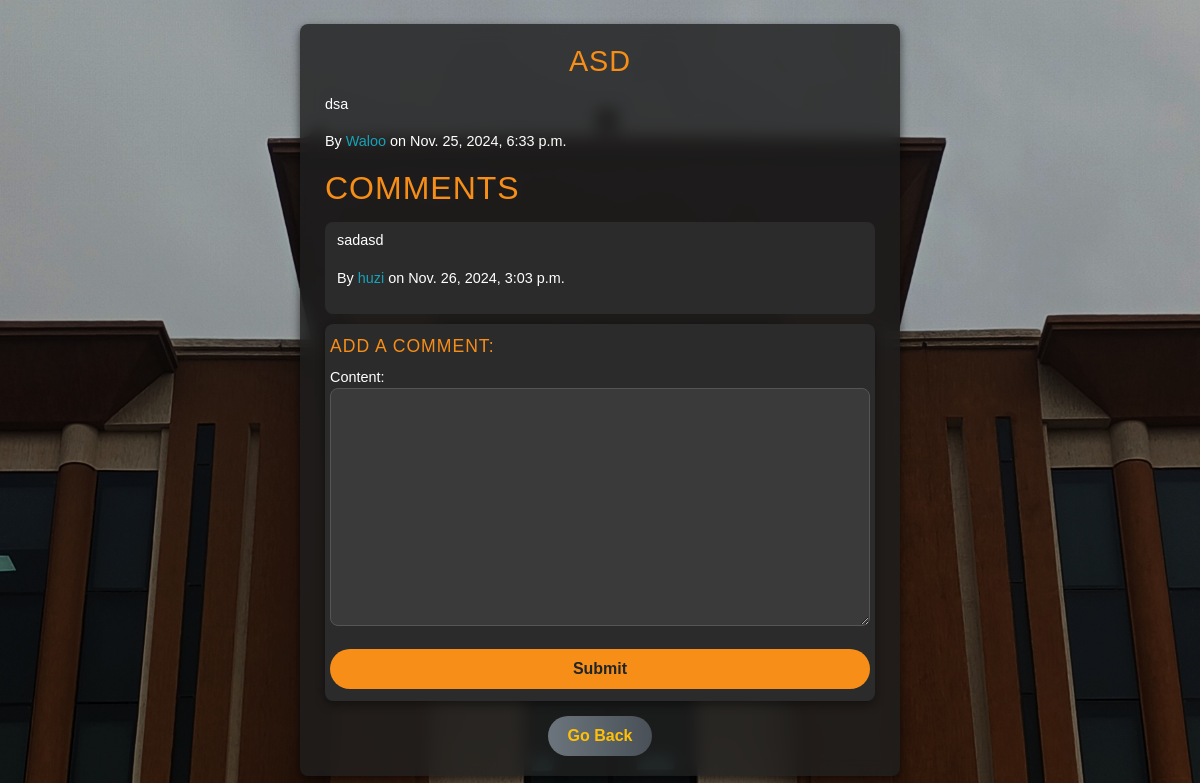
The app's page /forum/post/7/, older data.
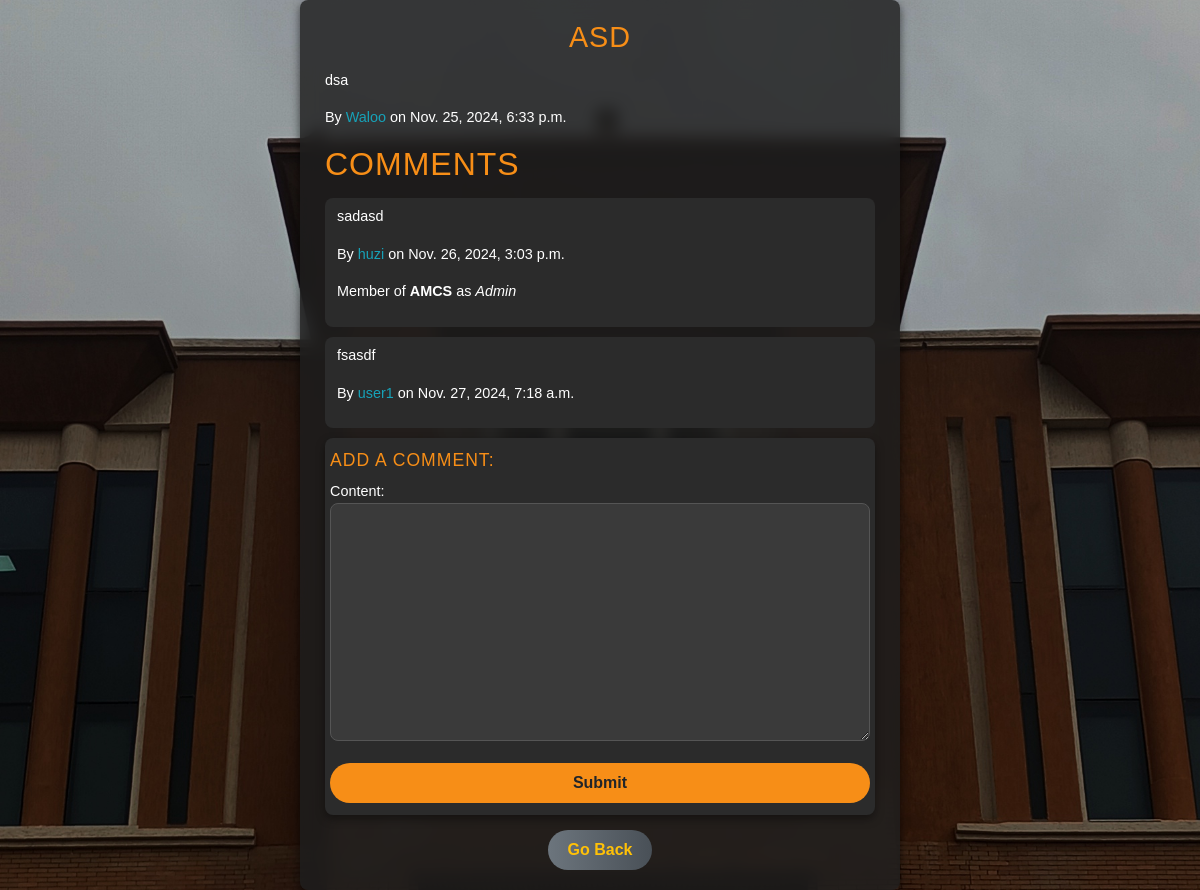
The same page, newer data.
### forum/models.py (models this page shows, shortened)
class Comment(models.Model):
    post = models.ForeignKey(Post, on_delete=models.CASCADE, related_name='comments')
    author = models.ForeignKey(CustomUser, on_delete=models.CASCADE)
    content = models.TextField()
    created_at = models.DateTimeField(auto_now_add=True)

### loginreg/models.py (models this page shows, shortened)
class CustomUser(AbstractUser):
    email = models.EmailField(unique=True)
    isadmin = models.BooleanField(default=False)
    profile_picture = models.ImageField(upload_to="profile_pictures/", default="profile_pictures/default.png")

### Society/models.py (models this page shows, shortened)
class Society(models.Model):
    name = models.CharField(max_length=255, unique=True)
    description = models.TextField(blank=True)
    created_at = models.DateTimeField(auto_now_add=True)
    admins = models.ManyToManyField(CustomUser, related_name='society_admins')
    members = models.ManyToManyField(CustomUser, related_name='society_members', blank=True)
    email = models.EmailField(blank=True)
    phone_number = models.CharField(max_length=15, blank=True)

### forum/views.py (the view, shortened to what this page needs)
# urls.py: path('forum/post/<int:post_id>/',forumview.post_detail,name='forumpostdetail'),
def post_detail(request, post_id):
    post = get_object_or_404(Post, id=post_id)
    comments = post.comments.all()
    user_society_details = None
    comment_details = []
    for comment in comments:
        comment_society_details = []
        if comment.author.is_authenticated:
            societies = Society.objects.filter(members=comment.author) | Society.objects.filter(admins=comment.author)
            for society in societies:
                if society.admins.filter(id=comment.author.id).exists():
                    position = "Admin"
                else:
                    position = "Member"
                comment_society_details.append((society.name, position))
        comment_details.append({'comment': comment, 'society_details': comment_society_details})
    if request.method == 'POST':
        form = CommentForm(request.POST)
        if form.is_valid():
            comment = form.save(commit=False)
            comment.author = request.user
            comment.post = post
            comment.save()
            return redirect('forumpostdetail', post_id=post.id)
    else:
        form = CommentForm()
    return render(request, 'post_detail.html', {
        'post': post,
        'comments': comments,
        'form': form,
        'user_society_details': user_society_details,
        'comment_details': comment_details
    })

### forum/forms.py
class CommentForm(forms.ModelForm):
    class Meta:
        model = Comment
        fields = ['content']

### Templates/post_detail.html (shortened to what this page needs)
{% load static %}
<!DOCTYPE html>
<html lang="en">
<head>
    <link href="https://cdn.jsdelivr.net/npm/bootstrap@5.3.0/dist/css/bootstrap.min.css" rel="stylesheet">
</head>
<body>
    <div class="container">
        <h1>{{ post.title }}</h1>
        <p>{{ post.content }}</p>
        <p>
            By <a href="{% url 'user_profile' post.author.username %}">{{ post.author.username }}</a> on {{ post.created_at }}
        </p>
        <h2>Comments</h2>
        {% for comment_info in comment_details %}
            <div class="comment">
                <p>{{ comment_info.comment.content }}</p>
                <p>
                    By <a href="{% url 'user_profile' comment_info.comment.author.username %}">{{ comment_info.comment.author.username }}</a> on {{ comment_info.comment.created_at }}
                </p>
                {% if comment_info.society_details %}
                    {% for society_name, position in comment_info.society_details %}
                        <p>Member of <strong>{{ society_name }}</strong> as <em>{{ position }}</em></p>
                    {% endfor %}
                {% endif %}
            </div>
        {% endfor %}
        <div class="form-container">
            <h3>Add a Comment:</h3>
            <form method="post">
                {{ form.as_p }}
                <button type="submit" class="btn btn-submit">Submit</button>
            </form>
        </div>
        <div class="go-back">
            <a href="{% url 'forumhome' %}" class="btn btn-secondary">Go Back</a>
        </div>
    </div>
</body>
</html>

Row changes from the older to the newer data that the page shows:
now on this page (row unchanged): Society: society_details "AMCS"
added Comment: comment.content "fsasdf", comment.author.username "user1", comment.created_at "Nov. 27, 2024, 7:18 a.m."
Text that changed along with them:
new list line: "Member of as Admin"
